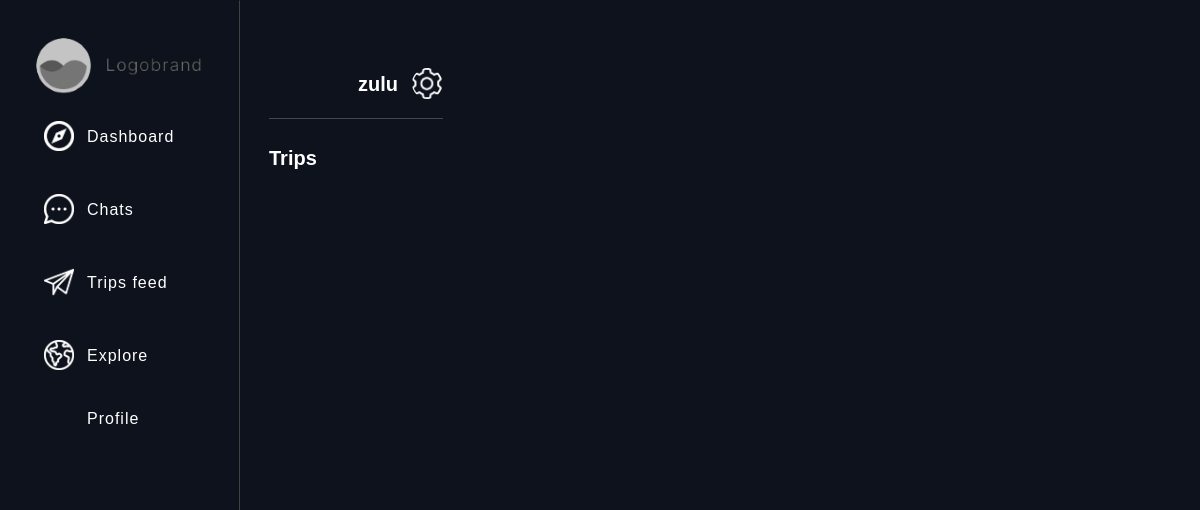
/profile/zulu (signed in), run on an earlier commit of the app's database.
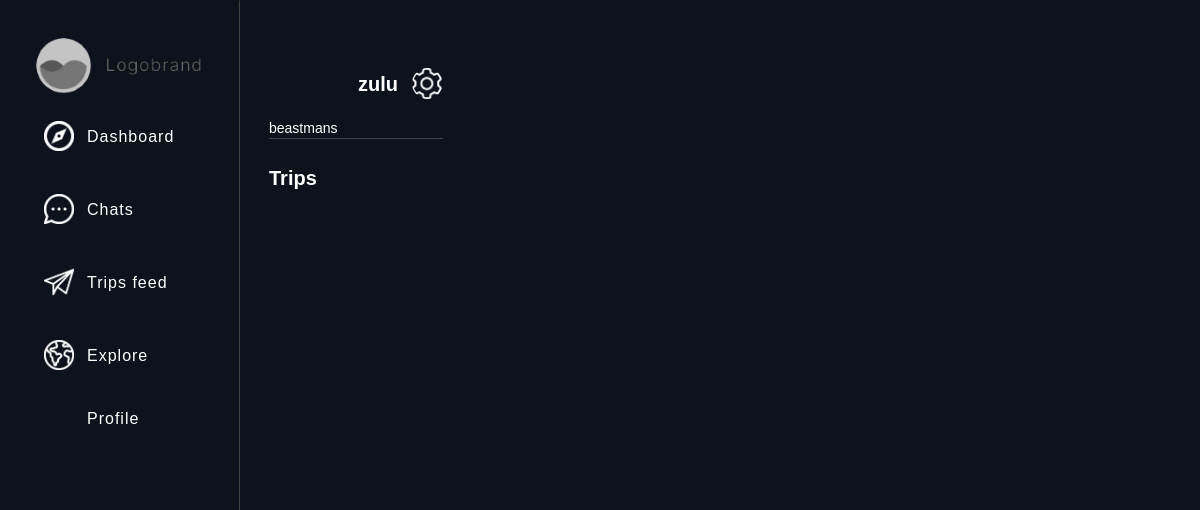
And on a later commit of the database.
### user/models.py (models this page shows, shortened)
class Traveller(models.Model):
    user = models.ForeignKey(UserModel, on_delete=models.CASCADE)
    firstName = models.CharField(max_length=20, blank=True)
    lastName = models.CharField(max_length=20, blank=True)
    isGuide = models.BooleanField(default=False)
    profilePic = models.ImageField(upload_to='profileImages', default = 'pfp.png')
    location = models.CharField(max_length=100, blank=True)
    bio = models.CharField(max_length = 200,blank=True)
    trips = models.ManyToManyField(Trip, blank=True, default=None)
    preferences = models.OneToOneField(TravellerPreferences, on_delete=models.CASCADE, default=1, blank=True)

### userprofile/views.py (the view, shortened to what this page needs)
# urls.py: path('<str:pk>', Profile.as_view(), name = 'profile'),
class Profile(LoginRequiredMixin, View):
    login_url = '/login/'
    redirect_field_name = 'redirect_to'
    def get(self, request, pk, *args, **kwargs):
        profileUser = User.objects.get(username=pk)
        traveller = Traveller.objects.get(user=profileUser)
        trips = traveller.trips.all()
        context = {'traveller': traveller, 'trips': trips}
        return render(request, 'userprofile/profile.html', context)

### userprofile/templates/userprofile/profile.html (shortened to what this page needs)
{% load static %}
<!DOCTYPE html>
<html data-wf-page="646e79db79e09cba5d9ceb07" data-wf-site="646e79db79e09cba5d9ceb10">
<head>
  <link href="{% static 'wfassets/css/normalize.css' %}" rel="stylesheet" type="text/css">
  <link href="{% static 'wfassets/css/webflow.css' %}" rel="stylesheet" type="text/css">
  <link href="{% static 'wfassets/css/travelapp-5fb14a-fdab230eca08a5b45f0484.webflow.css' %}" rel="stylesheet" type="text/css">
</head>
<body class="body-2 profile">
  <div class="mainnavbardiv mobile">
    <div data-animation="default" data-collapse="none" data-duration="400" data-easing="ease" data-easing2="ease" role="banner" class="navbar-2 mainnavbar mobile w-nav">
      <div class="sidenavdiv mobile">
        <a href="/dashboard/" class="logo mobile w-nav-brand"><img src="{% static 'wfassets/images/logo.png' %}" loading="lazy" alt="" class="image mobile"></a>
        <a href="/dashboard/" class="sidenavlink mobile w-inline-block"><img src="{% static 'wfassets/images/dashBoardIcon.png' %}" loading="lazy" sizes="(max-width: 479px) 6vw, (max-width: 1279px) 30px, (max-width: 1919px) 2vw, 30px" srcset="{% static 'wfassets/images/dashBoardIcon-p-500.png' %} 500w, {% static 'wfassets/images/dashBoardIcon.png' %} 512w" alt="" class="sidenavicon mobile">
          <div class="text-block navtext mobile">Dashboard</div>
        </a>
        <a href="/chats/" class="sidenavlink mobile w-inline-block"><img src=src="{% static 'wfassets/images/chatsIcon.png' %}" loading="lazy" sizes="(max-width: 479px) 6vw, (max-width: 1279px) 30px, (max-width: 1919px) 2vw, 30px" srcset="{% static 'wfassets/images/chatsIcon-p-500.png' %} 500w,{% static 'wfassets/images/chatsIcon.png' %} 512w" alt="" class="sidenavicon mobile">
          <div class="text-block navtext mobile">Chats</div>
        </a>
        <a href="/tripsfeed/" class="sidenavlink mobile w-inline-block"><img src="{% static 'wfassets/images/postsIcon.png' %}" loading="lazy" sizes="(max-width: 479px) 6vw, (max-width: 1279px) 30px, (max-width: 1919px) 2vw, 30px" srcset="{% static 'wfassets/images/postsIcon-p-500.png' %} 500w, {% static 'wfassets/images/postsIcon.png' %} 512w" alt="" class="sidenavicon mobile">
          <div class="text-block navtext mobile"><span class="text-span">Trips feed</span></div>
        </a>
        <a href="/explore/" class="sidenavlink mobile w-inline-block"><img src="{% static 'wfassets/images/exploreIcon.png' %}" loading="lazy" sizes="(max-width: 479px) 6vw, (max-width: 1279px) 30px, (max-width: 1919px) 2vw, 30px" srcset="{% static 'wfassets/images/exploreIcon-p-500.png' %} 500w, {% static 'wfassets/images/exploreIcon.png' %} 512w" alt="" class="sidenavicon mobile">
          <div class="text-block navtext mobile">Explore</div>
        </a>
        <a href="/profile/{{user.username}}" class="sidenavlink mobile w-inline-block">
          <div class="text-block navtext mobile">Profile</div>
        </a>
      </div>
    </div>
  </div>
  <div class="mainuserpagediv">
    <div class="div-block-9">
      <div class="userinfo">
        <div class="text-block-11">{{traveller.user.username}}</div>
        {% if traveller.user == user %}
        <a href="/settings/profile/" class="link-block-2 w-inline-block">
          <img src="{% static 'wfassets/images/settingsIcon.png' %}" loading="lazy" width="31" sizes="(max-width: 479px) 13vw, (max-width: 1279px) 31px, (max-width: 1919px) 2vw, 31px" srcset="{% static 'wfassets/images/settingsIcon-p-500.png' %} 500w, {% static 'wfassets/images/settingsIcon.png' %} 512w" alt="" class="image-8">
        </a>
        {% endif %}
      </div>
      <div class="userbio">{{traveller.bio}}</div>
    </div>
    <div class="profiletripsdiv">
      <div class="text-block-12">Trips</div>
      <div data-delay="4000" data-animation="slide" class="slider w-slider" data-autoplay="false" data-easing="ease" data-hide-arrows="false" data-disable-swipe="false" data-autoplay-limit="0" data-nav-spacing="3" data-duration="500" data-infinite="true">
        <div class="slide-nav w-slider-nav w-round"></div>
      </div>
    </div>
  </div>
</body>
</html>

### static/wfassets/css/webflow.css (style rules this page uses)
* { -webkit-box-sizing: border-box; -moz-box-sizing: border-box; box-sizing: border-box; }
html { height: 100%; }
body { margin: 0; min-height: 100%; background-color: #fff; font-family: Arial, sans-serif; font-size: 14px; line-height: 20px; color: #333; }
img { max-width: 100%; vertical-align: middle; display: inline-block; }
.w-inline-block { max-width: 100%; display: inline-block; }
.w-slider { position: relative; height: 300px; text-align: center; background: #dddddd; clear: both; -webkit-tap-highlight-color: rgba(0, 0, 0, 0); tap-highlight-color: rgba(0, 0, 0, 0); }
.w-slider-nav { position: absolute; z-index: 2; top: auto; right: 0; bottom: 0; left: 0; margin: auto; padding-top: 10px; height: 40px; text-align: center; -webkit-tap-highlight-color: rgba(0, 0, 0, 0); tap-highlight-color: rgba(0, 0, 0, 0); }
.w-nav { position: relative; background: #dddddd; z-index: 1000; }
.w-nav:before, .w-nav:after { content: " "; display: table; grid-column-start: 1; grid-row-start: 1; grid-column-end: 2; grid-row-end: 2; }
.w-nav:after { clear: both; }
.w-nav-brand { position: relative; float: left; text-decoration: none; color: #333333; }

### static/wfassets/css/travelapp-5fb14a-fdab230eca08a5b45f0484.webflow.css (style rules this page uses)
.navbar-2 { color: rgba(0, 0, 0, 0); -webkit-text-stroke-color: #fff; background-color: rgba(0, 0, 0, 0); padding-top: 0; display: flex; position: static; top: 0%; bottom: 0%; left: 0%; right: auto; }
.navbar-2.mainnavbar { width: 240px; color: #333; background-color: rgba(0, 0, 0, 0); border: 1px solid rgba(0, 0, 0, 0); flex-direction: column; align-items: flex-start; margin-right: 11px; padding-left: 0; padding-right: 0; display: flex; position: relative; }
.sidenavdiv { width: 240px; border: 1px solid rgba(0, 0, 0, 0); flex-direction: column; margin-right: -32px; padding-left: 0; padding-right: 0; text-decoration: none; display: flex; }
.logo { width: 240px; align-self: auto; margin-top: 26px; padding-top: 0; padding-bottom: 16px; padding-left: 30px; }
.image { max-width: 80%; }
.sidenavlink { width: 200px; height: 25px; -webkit-text-fill-color: inherit; background-clip: border-box; border-radius: 10px; align-self: flex-start; margin: 0 36px 31px 7px; padding: 9px 0 33px 34px; text-decoration: none; }
.sidenavlink.mobile { border-radius: 20px; }
.sidenavicon { width: 30px; align-self: flex-start; position: relative; top: -3px; }
.text-block { color: #fff; text-align: left; font-size: 16px; position: relative; top: -29px; left: 43px; }
.text-block.navtext { opacity: 1; outline-offset: 0px; letter-spacing: 1px; border-radius: 0; outline: 3px #fff; margin-right: 12px; padding-top: 11px; padding-bottom: 11px; padding-right: 15px; font-style: normal; text-decoration: none; top: -38px; }
.text-span { text-decoration: none; }
.body-2 { background-color: #0d121c; flex-direction: column; justify-content: center; align-items: center; line-height: 20px; display: block; }
.body-2.profile { flex-direction: row; justify-content: flex-start; align-items: flex-start; margin-left: 0; padding-top: 0; padding-left: 239px; padding-right: 30px; display: flex; }
.mainnavbardiv { width: 240px; object-fit: fill; background-color: rgba(0, 0, 0, 0); border: 1px solid rgba(0, 0, 0, 0); border-right-color: #424040; flex: 0 auto; align-self: auto; display: block; position: static; overflow: visible; }
.mainnavbardiv.mobile { position: fixed; top: 0%; bottom: 0%; left: 0%; right: auto; }
.mainuserpagediv { width: auto; object-fit: fill; margin-top: 68px; margin-bottom: 52px; padding-bottom: 0; padding-left: 30px; padding-right: 30px; }
.userinfo { flex-direction: row; justify-content: flex-start; align-items: center; margin-bottom: 19px; display: flex; }
.text-block-11 { color: #fff; letter-spacing: 0; align-self: center; font-size: 20px; font-weight: 700; }
.profiletripsdiv { flex-direction: column; display: block; }
.text-block-12 { color: #fff; margin-bottom: 19px; font-size: 20px; font-weight: 700; }
.div-block-9 { color: #fff; border-bottom: 1px solid #464646; margin-bottom: 29px; }
.slider { height: auto; min-height: auto; background-color: rgba(0, 0, 0, 0); border-radius: 20px; margin-top: 0; margin-bottom: 0; padding-bottom: 0; }
.image-8 { border-radius: 100%; margin-left: 0; }
.slide-nav { width: 25%; height: 7%; max-height: 8%; max-width: 25%; overflow: hidden; }
.link-block-2 { margin-left: 14px; }

What changed in the data, as far as the page shows it:
changed Traveller "zulu": bio (not shown) → "beastmans"
